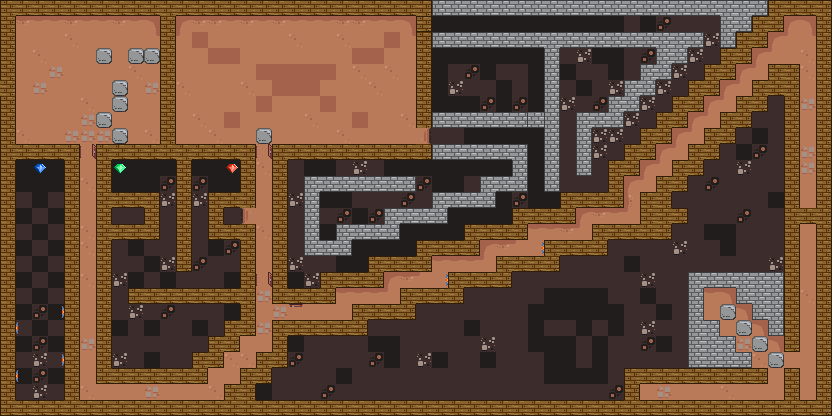

Tiled map render using the project's own tile images. Description and the map definition, with tile-layer contents summarised, below:
An orthogonal 52x26 tile map with 16x16 px tiles, 4 tile layers (ground, obstacle, moving-obstacle, diamond), 19 tilesets and 67 objects (7x bat-enemy, 7x powerup-bow, 5x powerup-energy, 4x monster-enemy-red, 4x fire-flame-enemy-left, ...).

<map version="1.11" tiledversion="1.11.0" orientation="orthogonal" renderorder="right-down" width="52" height="26" tilewidth="16" tileheight="16" infinite="0" nextlayerid="19" nextobjectid="81">
 <tileset firstgid="1" source="../tsx/ground.tsx" />
 <tileset firstgid="81" source="../tsx/single-wood-wall.tsx" />
 <tileset firstgid="97" source="../tsx/player.tsx" />
 <tileset firstgid="137" source="../tsx/misc.tsx" />
 <tileset firstgid="169" source="../tsx/single-wall-l2.tsx" />
 <tileset firstgid="185" source="../tsx/powerup.tsx" />
 <tileset firstgid="203" source="../tsx/monster-enemy-red.tsx" />
 <tileset firstgid="211" source="../tsx/monster-enemy-green.tsx" />
 <tileset firstgid="219" source="../tsx/teleport.tsx" />
 <tileset firstgid="243" source="../tsx/collectable.tsx" />
 <tileset firstgid="259" source="../tsx/monster-enemy-blue.tsx" />
 <tileset firstgid="267" source="../tsx/door.tsx" />
 <tileset firstgid="279" source="../tsx/ghost-enemy.tsx" />
 <tileset firstgid="291" source="../tsx/fire-flame-enemy.tsx" />
 <tileset firstgid="299" source="../tsx/bat-enemy.tsx" />
 <tileset firstgid="307" source="../tsx/spider-enemy-small.tsx" />
 <tileset firstgid="327" source="../tsx/spider-enemy-medium.tsx" />
 <tileset firstgid="347" source="../tsx/spider-enemy-big.tsx" />
 <tileset firstgid="367" source="../tsx/single-wall.tsx" />
 <layer id="1" name="ground" width="52" height="26">
  <data>[1352 cells, 865 non-empty, 22 distinct tile ids]</data>
 </layer>
 <objectgroup id="3" name="major-game-item">
  <object id="1" name="player" gid="97" x="800" y="400" width="16" height="16">
   <properties>
    <property name="speed" type="float" value="5" />
   </properties>
  </object>
  <object id="57" name="exit-point" gid="137" x="256" y="400" width="16" height="16" />
 </objectgroup>
 <objectgroup id="11" name="teleport">
  <object id="7" name="port_1" gid="226" x="800" y="240" width="16" height="16">
   <properties>
    <property name="destination" value="port_2" />
    <property name="port_name" value="port_1" />
   </properties>
  </object>
  <object id="8" name="port_2" gid="226" x="704" y="304" width="16" height="16">
   <properties>
    <property name="destination" value="port_1" />
    <property name="port_name" value="port_2" />
   </properties>
  </object>
  <object id="13" name="port_3" gid="219" x="640" y="400" width="16" height="16">
   <properties>
    <property name="destination" value="port_4" />
    <property name="port_name" value="port_3" />
   </properties>
  </object>
  <object id="14" name="port_4" gid="219" x="144" y="32" width="16" height="16">
   <properties>
    <property name="destination" value="port_3" />
    <property name="port_name" value="port_4" />
   </properties>
  </object>
  <object id="24" name="port_5" gid="221" x="224" y="224" width="16" height="16">
   <properties>
    <property name="destination" value="port_6" />
    <property name="port_name" value="port_5" />
   </properties>
  </object>
  <object id="25" name="port_6" gid="225" x="48" y="400" width="16" height="16">
   <properties>
    <property name="destination" value="port_5" />
    <property name="port_name" value="port_6" />
   </properties>
  </object>
  <object id="42" name="port_7" gid="224" x="800" y="192" width="16" height="16">
   <properties>
    <property name="destination" value="port_8" />
    <property name="port_name" value="port_7" />
   </properties>
  </object>
  <object id="43" name="port_8" gid="220" x="176" y="368" width="16" height="16">
   <properties>
    <property name="destination" value="port_7" />
    <property name="port_name" value="port_8" />
   </properties>
  </object>
  <object id="63" name="port_9" gid="222" x="320" y="240" width="16" height="16">
   <properties>
    <property name="destination" value="port_10" />
    <property name="port_name" value="port_9" />
   </properties>
  </object>
  <object id="64" name="port_10" gid="222" x="768" y="112" width="16" height="16">
   <properties>
    <property name="destination" value="port_9" />
    <property name="port_name" value="port_10" />
   </properties>
  </object>
 </objectgroup>
 <layer id="2" name="obstacle" width="52" height="26">
  <data>[1352 cells, 519 non-empty, 29 distinct tile ids]</data>
 </layer>
 <layer id="4" name="moving-obstacle" width="52" height="26">
  <data>[1352 cells, 12 non-empty, 1 distinct tile ids]</data>
 </layer>
 <group id="9" name="enemy">
  <objectgroup id="17" name="spider-enemy">
   <object id="38" name="spider-enemy-small" gid="307" x="208" y="384" width="16" height="16">
    <properties>
     <property name="damage_power" type="int" value="2" />
     <property name="energy" type="int" value="100" />
     <property name="motion_schedule" value="20" />
     <property name="net_length" type="int" value="1" />
     <property name="score" type="int" value="80" />
     <property name="speed" type="float" value="3" />
    </properties>
   </object>
   <object id="39" name="spider-enemy-small" gid="307" x="240" y="352" width="16" height="16">
    <properties>
     <property name="damage_power" type="int" value="2" />
     <property name="energy" type="int" value="100" />
     <property name="motion_schedule" value="20" />
     <property name="net_length" type="int" value="1" />
     <property name="score" type="int" value="80" />
     <property name="speed" type="float" value="3" />
    </properties>
   </object>
   <object id="45" name="spider-enemy-medium" gid="327" x="384" y="288" width="16" height="16">
    <properties>
     <property name="damage_power" type="int" value="10" />
     <property name="energy" type="int" value="200" />
     <property name="motion_schedule" value="0, 100, 200" />
     <property name="net_length" type="int" value="1" />
     <property name="score" type="int" value="125" />
     <property name="speed" type="float" value="0.5" />
    </properties>
   </object>
   <object id="46" name="spider-enemy-medium" gid="327" x="480" y="256" width="16" height="16">
    <properties>
     <property name="damage_power" type="int" value="10" />
     <property name="energy" type="int" value="200" />
     <property name="motion_schedule" value="0" />
     <property name="net_length" type="int" value="1" />
     <property name="score" type="int" value="125" />
     <property name="speed" type="float" value="0.5" />
    </properties>
   </object>
   <object id="47" name="spider-enemy-medium" gid="327" x="576" y="224" width="16" height="16">
    <properties>
     <property name="damage_power" type="int" value="10" />
     <property name="energy" type="int" value="200" />
     <property name="motion_schedule" value="0, 50, 100" />
     <property name="net_length" type="int" value="1" />
     <property name="score" type="int" value="125" />
     <property name="speed" type="float" value="0.5" />
    </properties>
   </object>
   </objectgroup>
  <objectgroup id="14" name="ghost-enemy">
   <!-- 47 objects omitted --></objectgroup>
  <objectgroup id="10" name="monster-enemy">
   <!-- 46 objects omitted --></objectgroup>
  <objectgroup id="15" name="fire-flame-enemy">
   <!-- 37 objects omitted --></objectgroup>
  <objectgroup id="16" name="bat-enemy">
   <!-- 31 objects omitted --></objectgroup>
 </group>
 <group id="5" name="collectable">
  <layer id="18" name="diamond" width="52" height="26">
   <data>[1352 cells, 3 non-empty, 3 distinct tile ids]</data>
  </layer>
  <objectgroup id="6" name="spell">
   <!-- 24 objects omitted --></objectgroup>
  <objectgroup id="12" name="key">
   <!-- 20 objects omitted --></objectgroup>
  <objectgroup id="7" name="powerup">
   <!-- 18 objects omitted --></objectgroup>
 </group>
 <objectgroup id="13" name="door">
  <!-- 5 objects omitted --></objectgroup>
</map>
<!-- 50 of 67 objects omitted -->
